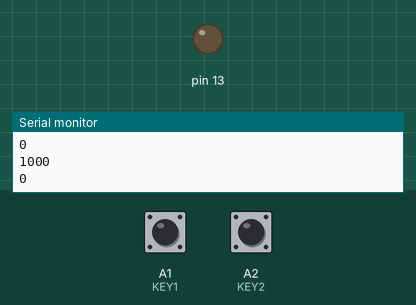
This sketch was run on a simulated Arduino Uno, built with avr-gcc and run on an emulated ATmega328P. Shown: output pins drawn as LEDs (lit = HIGH), the last lines printed to the serial monitor. The inputs (shaded band) are chosen by the test bench; at power-on: A2 (KEY2) HIGH, A1 (KEY1) HIGH.

Above: at 1.2 s.
1.3 s: A2 (KEY2) pulled LOW for 1 s
At 5.0 s:
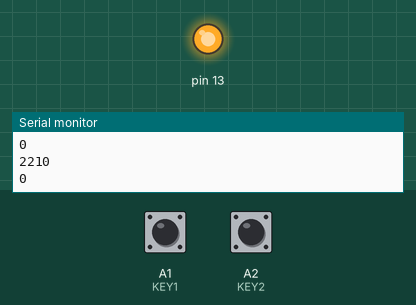
5.3 s: A1 (KEY1) pulled LOW for 3.2 s
10.1 s: A1 (KEY1) pulled LOW for 0.15 s
13.2 s: A2 (KEY2) pulled LOW for 0.15 s
Timing chart, 0 to 17.2 s (numbered marks = the images above; inputs shaded):
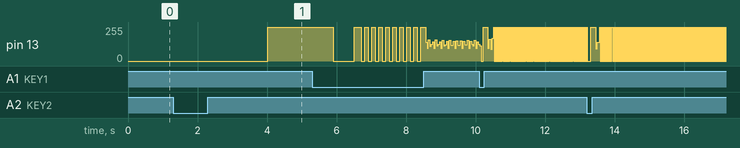

The sketch:

IlhasDosLeds.ino
```cpp
#define KEY1 A1
#define KEY2 A2
#define KEY3 A3

void setup() {
  pinMode(13, OUTPUT);
  pinMode(KEY1, INPUT_PULLUP);
  pinMode(KEY2, INPUT_PULLUP);
  pinMode(KEY3, INPUT_PULLUP);
  Serial.begin(9600);
}
int state = 1;
unsigned long ledOld;
unsigned long but1Time = 0;
unsigned long but2Time = 1000;
unsigned long interval = 1000;

void loop() {

  unsigned long ledNow = millis();
  if(ledNow >= ledOld+interval){
    ledOld = ledNow;
    state = !state;
    digitalWrite(13, state);
  }
  int but1 = digitalRead(KEY1);
  if(!but1){
    but1Time = millis();
    delay(100);
    interval = interval - 200;
  }

  int but2 = digitalRead(KEY2);
  if(!but2){
    but2Time = millis();
    delay(100);
    interval = interval + 200;
  }
  Serial.println(but1Time);
  Serial.println(but2Time);
  if(but1Time > but2Time){
   if((but1Time - but2Time) < 500){
    digitalWrite(13, HIGH);
    while(1);
   }
  }
  else if (but1Time < but2Time){
   if((but2Time - but1Time) < 500){
    digitalWrite(13, HIGH);
    while(1);
   }
  }
}
```
